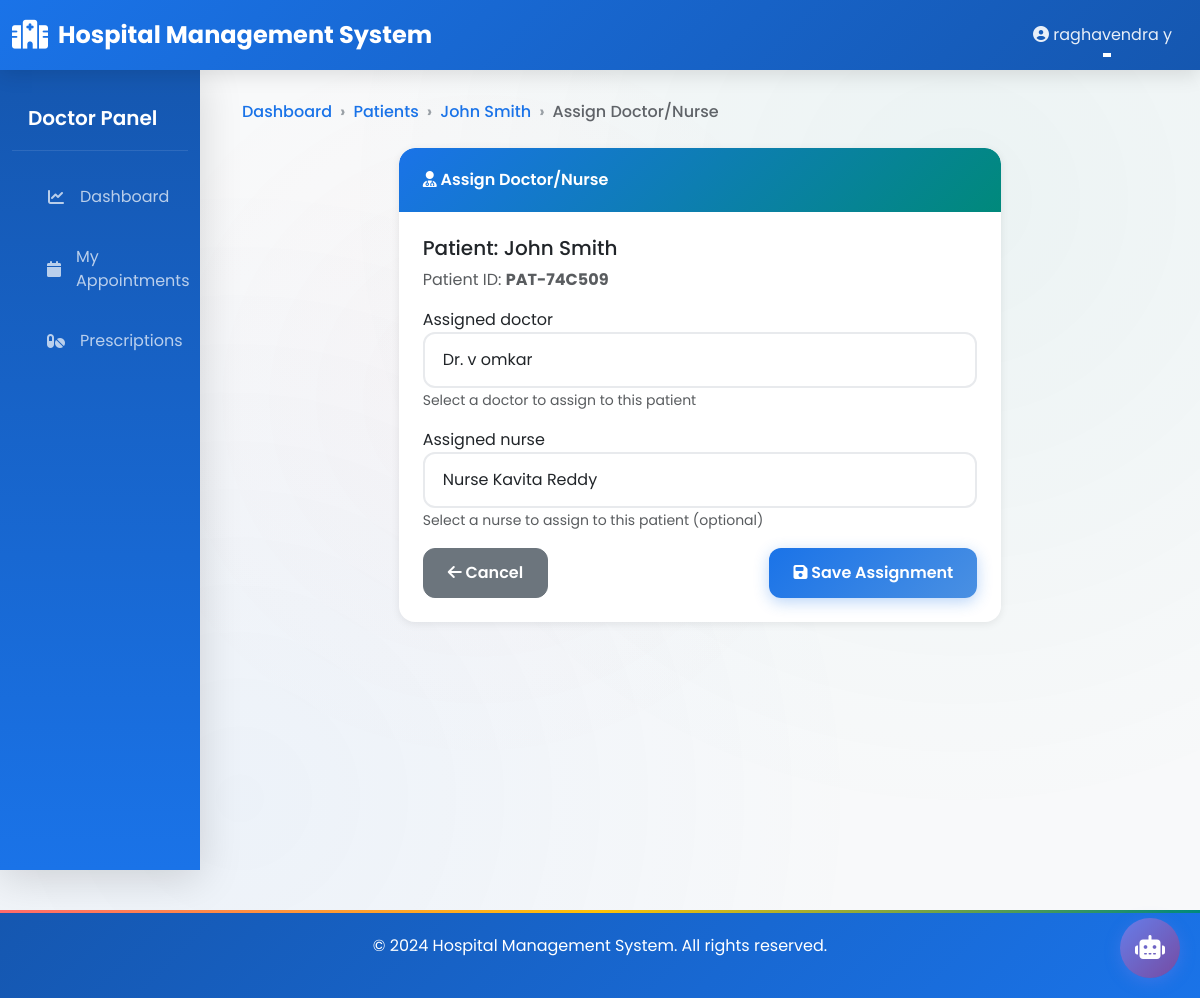
Screenshot of /patients/PAT-74C509/assign-doctor/ (signed in) with the database file from the repository.
### accounts/models.py (models this page shows, shortened)
class CustomUser(AbstractUser):
    ROLE_CHOICES = (
        ('ADMIN', 'Administrator'),
        ('DOCTOR', 'Doctor'),
        ('NURSE', 'Nurse'),
        ('PHARMACIST', 'Pharmacist'),
        ('RECEPTIONIST', 'Receptionist'),
        ('PATIENT', 'Patient'),
    )
    role = models.CharField(max_length=20, choices=ROLE_CHOICES, default='PATIENT')
    phone = models.CharField(max_length=20, blank=True, null=True)
    address = models.TextField(blank=True, null=True)
    city = models.CharField(max_length=100, blank=True, null=True)
    state = models.CharField(max_length=100, blank=True, null=True)
    profile_picture = models.ImageField(upload_to='profile_pictures/', blank=True, null=True)
    created_at = models.DateTimeField(auto_now_add=True)
    updated_at = models.DateTimeField(auto_now=True)
    is_active_user = models.BooleanField(default=True)
    class Meta:
        ordering = ['-created_at']
        indexes = [
            models.Index(fields=['role']),
            models.Index(fields=['email']),
        ]

class Patient(models.Model):
    BLOOD_GROUP_CHOICES = (
        ('A+', 'A+'),
        ('A-', 'A-'),
        ('B+', 'B+'),
        ('B-', 'B-'),
        ('AB+', 'AB+'),
        ('AB-', 'AB-'),
        ('O+', 'O+'),
        ('O-', 'O-'),
    )
    GENDER_CHOICES = (
        ('M', 'Male'),
        ('F', 'Female'),
        ('O', 'Other'),
    )
    STATUS_CHOICES = (
        ('ADMITTED', 'Admitted'),
        ('DISCHARGED', 'Discharged'),
        ('OUTPATIENT', 'Outpatient'),
    )
    user = models.OneToOneField(CustomUser, on_delete=models.CASCADE, related_name='patient_profile')
    patient_id = models.CharField(max_length=50, unique=True)
    date_of_birth = models.DateField()
    gender = models.CharField(max_length=1, choices=GENDER_CHOICES)
    blood_group = models.CharField(max_length=5, choices=BLOOD_GROUP_CHOICES, blank=True, null=True)
    emergency_contact = models.CharField(max_length=20)
    emergency_contact_name = models.CharField(max_length=100)
    allergies = models.TextField(blank=True, null=True)
    medical_history = models.TextField(blank=True, null=True)
    assigned_doctor = models.ForeignKey(Doctor, on_delete=models.SET_NULL, null=True, blank=True,
                                        related_name='patients')
    assigned_nurse = models.ForeignKey(Nurse, on_delete=models.SET_NULL, null=True, blank=True,
                                       related_name='patients')
    admission_status = models.CharField(max_length=20, choices=STATUS_CHOICES, default='OUTPATIENT')
    admission_date = models.DateTimeField(null=True, blank=True)
    discharge_date = models.DateTimeField(null=True, blank=True)
    discharge_summary = models.TextField(blank=True, null=True)
    created_at = models.DateTimeField(auto_now_add=True)
    updated_at = models.DateTimeField(auto_now=True)
    class Meta:
        ordering = ['-created_at']
        indexes = [
            models.Index(fields=['patient_id']),
            models.Index(fields=['admission_status']),
        ]

### patients/views.py (the view, shortened to what this page needs)
# urls.py: path('<str:patient_id>/assign-doctor/', views.AdminAssignDoctorView.as_view(), name='assign_doctor'),
class AdminAssignDoctorView(LoginRequiredMixin, UpdateView):
    model = Patient
    template_name = 'patients/assign_doctor.html'
    form_class = AssignDoctorForm
    def get_object(self):
        return get_object_or_404(Patient, patient_id=self.kwargs['patient_id'])
    def get_context_data(self, **kwargs):
        context = super().get_context_data(**kwargs)
        patient = self.get_object()
        context['patient'] = patient
        return context

### patients/forms.py
class AssignDoctorForm(forms.ModelForm):
    class Meta:
        model = Patient
        fields = ['assigned_doctor', 'assigned_nurse']
        widgets = {
            'assigned_doctor': forms.Select(attrs={'class': 'form-control'}),
            'assigned_nurse': forms.Select(attrs={'class': 'form-control'}),
        }
    def __init__(self, *args, **kwargs):
        super().__init__(*args, **kwargs)
        self.fields['assigned_doctor'].queryset = Doctor.objects.select_related('user').all()
        self.fields['assigned_nurse'].queryset = Nurse.objects.select_related('user').all()
        self.fields['assigned_doctor'].empty_label = "Select a Doctor (Optional)"
        self.fields['assigned_nurse'].empty_label = "Select a Nurse (Optional)"

### accounts/models.py (called while the page is built)
    def __str__(self):
        return f"Dr. {self.user.get_full_name()}"

    def __str__(self):
        return f"Nurse {self.user.get_full_name()}"

### templates/patients/assign_doctor.html (shortened to what this page needs)
{% extends "base.html" %}
{% block content %}
<nav aria-label="breadcrumb" class="mb-4">
    <ol class="breadcrumb">
        <li class="breadcrumb-item"><a href="{% url 'dashboard:admin_dashboard' %}">Dashboard</a></li>
        <li class="breadcrumb-item"><a href="{% url 'patients:patient_list' %}">Patients</a></li>
        <li class="breadcrumb-item"><a href="{% url 'patients:patient_detail' patient.patient_id %}">{{ patient.user.get_full_name }}</a></li>
        <li class="breadcrumb-item active">Assign Doctor/Nurse</li>
    </ol>
</nav>
<div class="row">
    <div class="col-md-8 mx-auto">
        <div class="card">
            <div class="card-header">
                <i class="fas fa-user-md"></i> Assign Doctor/Nurse
            </div>
            <div class="card-body">
                <h5 class="card-title">Patient: {{ patient.user.get_full_name }}</h5>
                <p class="text-muted">Patient ID: <strong>{{ patient.patient_id }}</strong></p>
                <form method="post">
                    <div class="form-group mb-3">
                        <label for="{{ form.assigned_doctor.id_for_label }}">{{ form.assigned_doctor.label }}</label>
                        {{ form.assigned_doctor }}
                        <small class="form-text text-muted">Select a doctor to assign to this patient</small>
                    </div>
                    <div class="form-group mb-3">
                        <label for="{{ form.assigned_nurse.id_for_label }}">{{ form.assigned_nurse.label }}</label>
                        {{ form.assigned_nurse }}
                        <small class="form-text text-muted">Select a nurse to assign to this patient (optional)</small>
                    </div>
                    <div class="d-flex justify-content-between">
                        <a href="{% url 'patients:patient_detail' patient.patient_id %}" class="btn btn-secondary">
                            <i class="fas fa-arrow-left"></i> Cancel
                        </a>
                        <button type="submit" class="btn btn-primary">
                            <i class="fas fa-save"></i> Save Assignment
                        </button>
                    </div>
                </form>
            </div>
        </div>
    </div>
</div>
{% endblock %}

### templates/base.html (shortened to what this page needs)
{% load static %}
<!DOCTYPE html>
<html lang="en">
<head>
    <link href="https://cdn.jsdelivr.net/npm/bootstrap@5.3.0/dist/css/bootstrap.min.css" rel="stylesheet">
    <link rel="stylesheet" href="https://cdnjs.cloudflare.com/ajax/libs/font-awesome/6.4.0/css/all.min.css">
    <link rel="stylesheet" href="{% static 'css/custom.css' %}">
</head>
<body>
    <nav class="navbar navbar-expand-lg navbar-dark sticky-top">
        <div class="container-fluid">
            <a class="navbar-brand" href="{% url 'home' %}">
                <i class="fas fa-hospital"></i> Hospital Management System
            </a>
            <div class="collapse navbar-collapse" id="navbarNav">
                <ul class="navbar-nav ms-auto">
                    {% if user.is_authenticated %}
                    <li class="nav-item dropdown">
                        <a class="nav-link dropdown-toggle" href="#" id="userDropdown" role="button" data-bs-toggle="dropdown">
                            <i class="fas fa-user-circle"></i> {{ user.get_full_name|default:user.email }}
                        </a>
                    </li>
                    {% else %}
                    <li class="nav-item">
                        <a class="nav-link" href="{% url 'accounts:role_choice' %}">Login</a>
                    </li>
                    {% endif %}
                </ul>
            </div>
        </div>
    </nav>
    <div class="container-fluid">
        <div class="row">
            {% if user.is_authenticated %}
            <nav class="col-md-2 d-md-block bg-light sidebar">
                <div class="position-sticky pt-3">
                    {% if user.role == 'ADMIN' %}
                        <h5 class="px-3 text-white mb-3">Admin Panel</h5>
                        <ul class="nav flex-column">
                            <li class="nav-item">
                                <a class="nav-link" href="{% url 'dashboard:admin_dashboard' %}">
                                    <i class="fas fa-chart-line"></i> Dashboard
                                </a>
                            </li>
                            <li class="nav-item">
                                <a class="nav-link" href="{% url 'patients:patient_list' %}">
                                    <i class="fas fa-users"></i> Manage Patients
                                </a>
                            </li>
                            <li class="nav-item">
                                <a class="nav-link" href="{% url 'doctors:doctor_list' %}">
                                    <i class="fas fa-user-md"></i> Manage Doctors
                                </a>
                            </li>
                            <li class="nav-item">
                                <a class="nav-link" href="{% url 'nurses:nurse_list' %}">
                                    <i class="fas fa-user-nurse"></i> Manage Nurses
                                </a>
                            </li>
                            <li class="nav-item">
                                <a class="nav-link" href="{% url 'reports:medical_report_list' %}">
                                    <i class="fas fa-file-medical"></i> Medical Reports
                                </a>
                            </li>
                            <li class="nav-item">
                                <a class="nav-link" href="{% url 'billing:billing_list' %}">
                                    <i class="fas fa-file-invoice-dollar"></i> Billing
                                </a>
                            </li>
                            <li class="nav-item">
                                <a class="nav-link" href="{% url 'billing:financial_reports' %}">
                                    <i class="fas fa-chart-line"></i> Financial Reports
                                </a>
                            </li>
                            <li class="nav-item">
                                <a class="nav-link" href="{% url 'billing:insurance_claim_list' %}">
                                    <i class="fas fa-file-contract"></i> Insurance Claims
                                </a>
                            </li>
                            <li class="nav-item">
                                <a class="nav-link" href="{% url 'billing:installment_plan_list' %}">
                                    <i class="fas fa-calendar-check"></i> Installments
                                </a>
                            </li>
                        </ul>
                    {% elif user.role == 'DOCTOR' %}
                        <h5 class="px-3 text-white mb-3">Doctor Panel</h5>
                        <ul class="nav flex-column">
                            <li class="nav-item">
                                <a class="nav-link" href="{% url 'dashboard:doctor_dashboard' %}">
                                    <i class="fas fa-chart-line"></i> Dashboard
                                </a>
                            </li>
                            <li class="nav-item">
                                <a class="nav-link" href="{% url 'doctors:view_appointments' %}">
                                    <i class="fas fa-calendar"></i> My Appointments
                                </a>
                            </li>
                            <li class="nav-item">
                                <a class="nav-link" href="{% url 'reports:prescription_list' %}">
                                    <i class="fas fa-pills"></i> Prescriptions
                                </a>
                            </li>
                        </ul>
                    {% endif %}
                </div>
            </nav>
            {% endif %}
            <main class="col-md-{% if user.is_authenticated %}10{% else %}12{% endif %}">
                <div class="main-content">
                    {% block content %}{% endblock %}
                </div>
            </main>
        </div>
    </div>
    <footer class="footer">
        <p>&copy; 2024 Hospital Management System. All rights reserved.</p>
    </footer>
    {% if user.is_authenticated %}
    <div id="chat-widget">
        <button id="chat-toggle-btn" class="chat-toggle-btn" onclick="toggleChat()">
            <i class="fas fa-robot"></i>
        </button>
    </div>
    {% endif %}
</body>
</html>

### templates/base.html (style rules this page uses)
#chat-widget { position: fixed; bottom: 20px; right: 20px; z-index: 1000; }
.chat-toggle-btn { width: 60px; height: 60px; border-radius: 50%; background: linear-gradient(135deg, #667eea 0%, #764ba2 100%); border: none; color: white; font-size: 24px; cursor: pointer; box-shadow: 0 4px 15px rgba(102, 126, 234, 0.4); transition: transform 0.3s; }

### rows the page displays
CustomUser: get_full_name "raghavendra y"
Patient: user.get_full_name "John Smith", patient_id "PAT-74C509", assigned_doctor "Dr. v omkar", assigned_nurse "Nurse Kavita Reddy"
